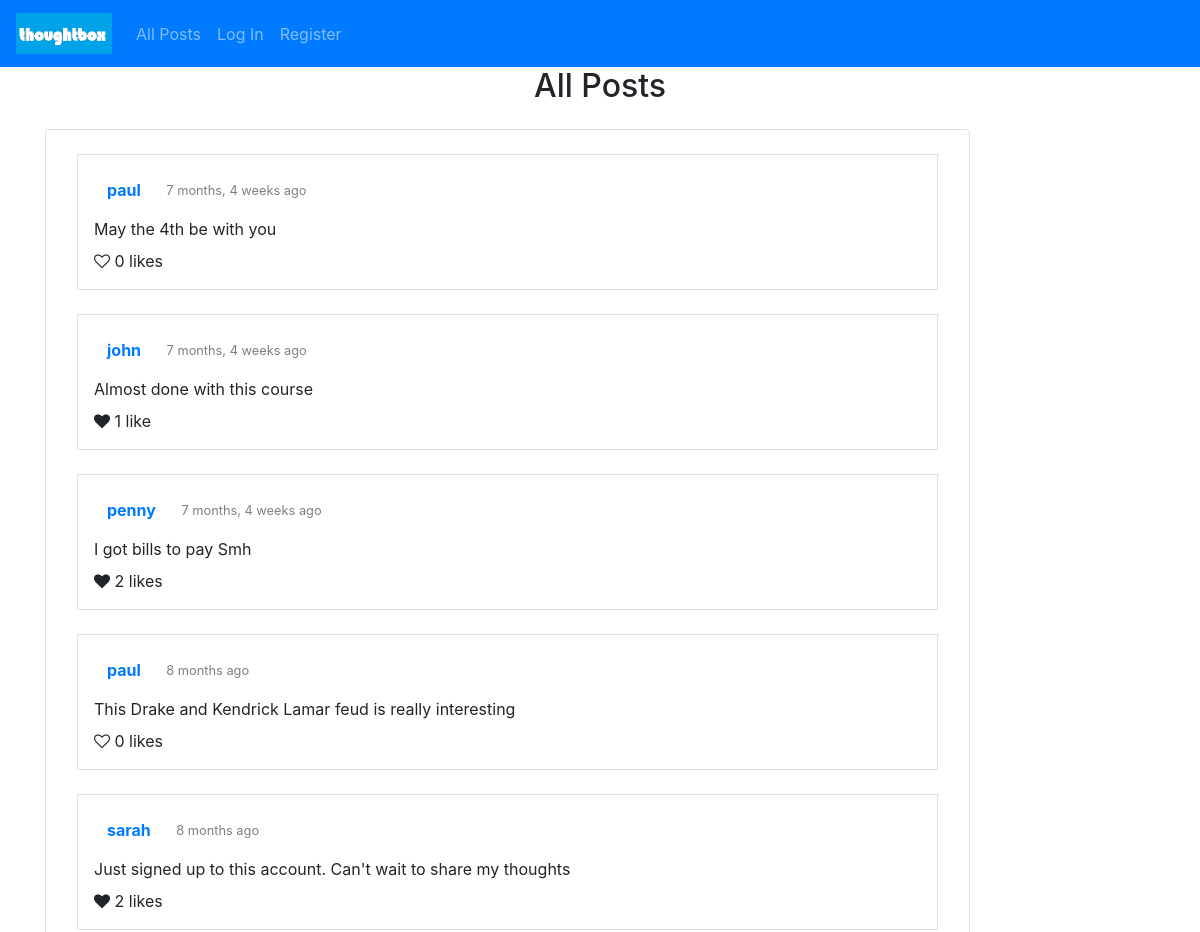
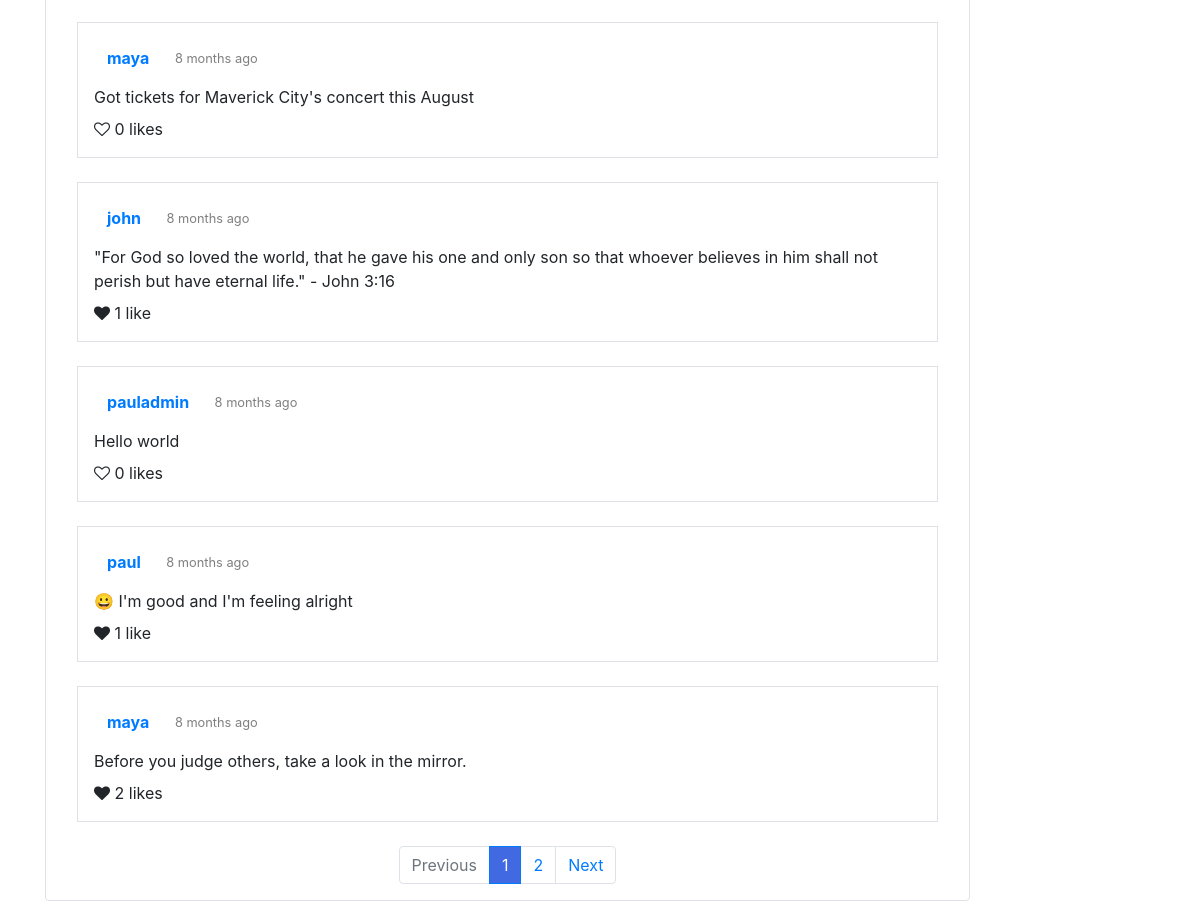
The page / on the database its author committed (2 pictures, top to bottom).
### network/models.py (models this page shows, shortened)
class Post(models.Model):
    author = models.ForeignKey(User, on_delete=models.CASCADE, related_name="posts")
    content = models.CharField(max_length=15000)
    posted_at = models.DateTimeField(auto_now_add=True)
    liked_by = models.ManyToManyField(User, blank=True, related_name="likes")
    def likes(self):
        return self.liked_by.all().count()
    class Meta:
        ordering = ['-posted_at']

class User(AbstractUser):
    pass
    following = models.ManyToManyField("self", blank=True, related_name="followers", symmetrical=False)

### network/views.py (the view)
# urls.py: path("", views.index, name="index"),
def index(request):
    posts = Post.objects.all()
    paginator = Paginator(posts, 10) # shows 10 pages per page
    page_number = request.GET.get('page', 1)
    page = paginator.get_page(page_number)
    return render(request, "network/index.html", {
        'form': NewPostForm(),
        'page': page,
        'previous_page': get_previous_page,
        'next_page': get_next_page
    })

### network/templates/network/index.html (shortened to what this page needs)
{% extends "network/layout.html" %}
{% block body %}
    <div class="container">
        <h2 class="text-center title">All Posts</h2>
        <div class="row-justify-content-center">
            <div class="col-12 col-lg-10 pt-4 my-4 border rounded bg-white">
                {% include "network/posts_container.html" %}
            </div>
        </div>
    </div>
{% endblock %}

### network/templates/network/posts_container.html (shortened to what this page needs)
{% load humanize %}
{% load static %}
    {% for post in page.object_list %}
    <div class="border box-shadow-posts p-3 mb-4 mx-0 mx-md-3">
        <div class="pb-2" id="post_header_{{ post.id }}">
            <a href="{% url 'profile' post.author.id%}" class="btn btn-link">
                <strong>{{ post.author }}</strong>
            </a>
            {% if post.posted_at|date:'Y-m-d' <= post.posted_at|date:'Y-m-d'%}
                <small class="pl-2 text-black-50">{{ post.posted_at|naturaltime }}</small>
            {% else %}
                <small class="pl-2 text-black-50">{{ post.posted_at|date:"j F, Y, g:i a" }}</small>
            {% endif %}
        </div>
        <div id="post_bodygroup{{ post.id }}">
            <p id="post_body_{{ post.id }}"class="mb-2">{{ post.content }}</p>
        </div>
        <div id="post_likes_{{ post.id }}">
            {% if user.is_authenticated %}
            <i id="post_like_icon_{{ post.id }}" data-id="{{ post.id }}" class="like_icon  fa fa-heart{% if user in post.liked_by.all %} fas{% else %}-o{% endif %}"></i>
            {% else %}
            <i class="like_icon fa fa-heart {% if post.likes != 0 %}fas{% else %}fa fa-heart-o{% endif %}"></i>
            {% endif %}
            <span id="post_likecount_{{ post.id }}">{{ post.likes }} {% if post.likes == 1 %}like{% else %}likes{% endif %}</span>
        </div>
    </div>
    {% empty %}
    <div class="p-3 mb-4 mx-0 mx-md-3">
        <h4>No posts found!!!</h4>
    </div>
    {% endfor %}
    {% if page.object_list %}
    <nav aria-label="...">
        <ul class="pagination justify-content-center">
            <li class="page-item {% if not page.has_previous %} disabled {% endif %}">
                <a class="page-link" href="{{ previous_page_url }}">Previous</a>
            </li>
            {% for n in page.paginator.page_range %}
                {% if n == page.number %}
                <li class="page-item active" aria-current="page">
                    <span class="page-link" style="background-color: #4169e1;">{{ n }}</span>
                </li>
                {% elif n < page.number|add:3 and n > page.number|add:-3 %}
                <li>
                    <a class="page-link pagination-inactive" href="{{GET_params.urlencode}}?page={{ n }}">{{ n }}</a>
                </li>
                {% endif %}
            {% endfor %}
            <li class="page-item {% if not page.has_next %} disabled {% endif %}">
                <a class="page-link" href="{{ next_page_url }}">Next</a>
            </li>
        </ul>
    </nav>
    {% endif %}

### rows shown on the page
Post: author "paul", posted_at "7 months, 4 weeks ago", content "May the 4th be with you", likes "0"
Post: author "john", posted_at "7 months, 4 weeks ago", content "Almost done with this course", likes "1"
Post: author "penny", posted_at "7 months, 4 weeks ago", content "I got bills to pay Smh", likes "2"
Post: author "paul", posted_at "8 months ago", content "This Drake and Kendrick Lamar feud is really interesting", likes "0"
Post: author "sarah", posted_at "8 months ago", content "Just signed up to this account. Can't wait to share my thoughts", likes "2"
Post: author "maya", posted_at "8 months ago", content "Got tickets for Maverick City's concert this August", likes "0"
Post: author "john", posted_at "8 months ago", content "\"For God so loved the world, that he gave his one and only son so that whoever believes in him shall not perish but have eternal life.\" - John 3:16", likes "1"
Post: author "pauladmin", posted_at "8 months ago", content "Hello world", likes "0"
Post: author "paul", posted_at "8 months ago", content "😀 I'm good and I'm feeling alright", likes "1"
Post: author "maya", posted_at "8 months ago", content "Before you judge others, take a look in the mirror.", likes "2"

### other values the page prints
{{ n }} "1"
{{ n }} "2"
